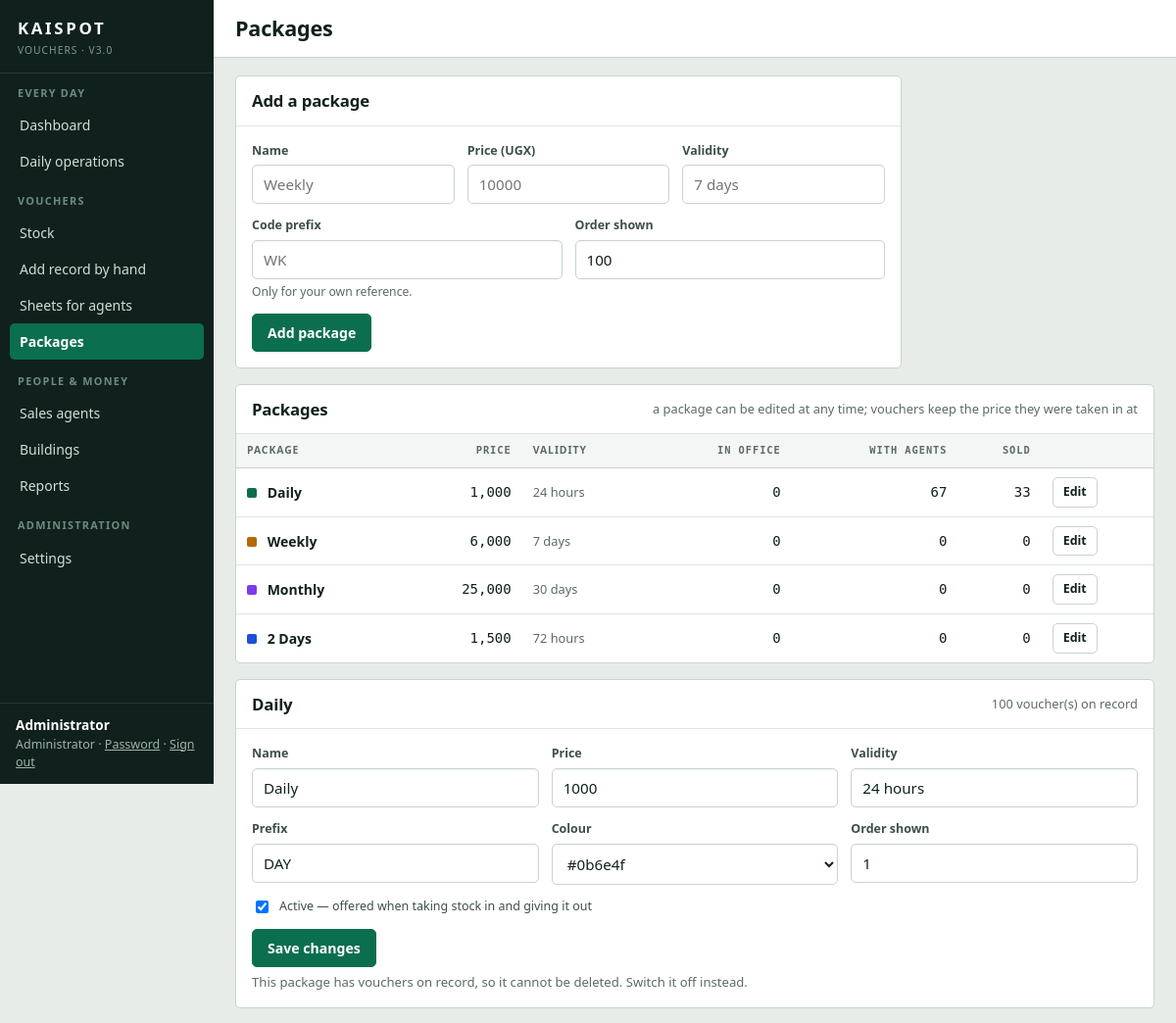
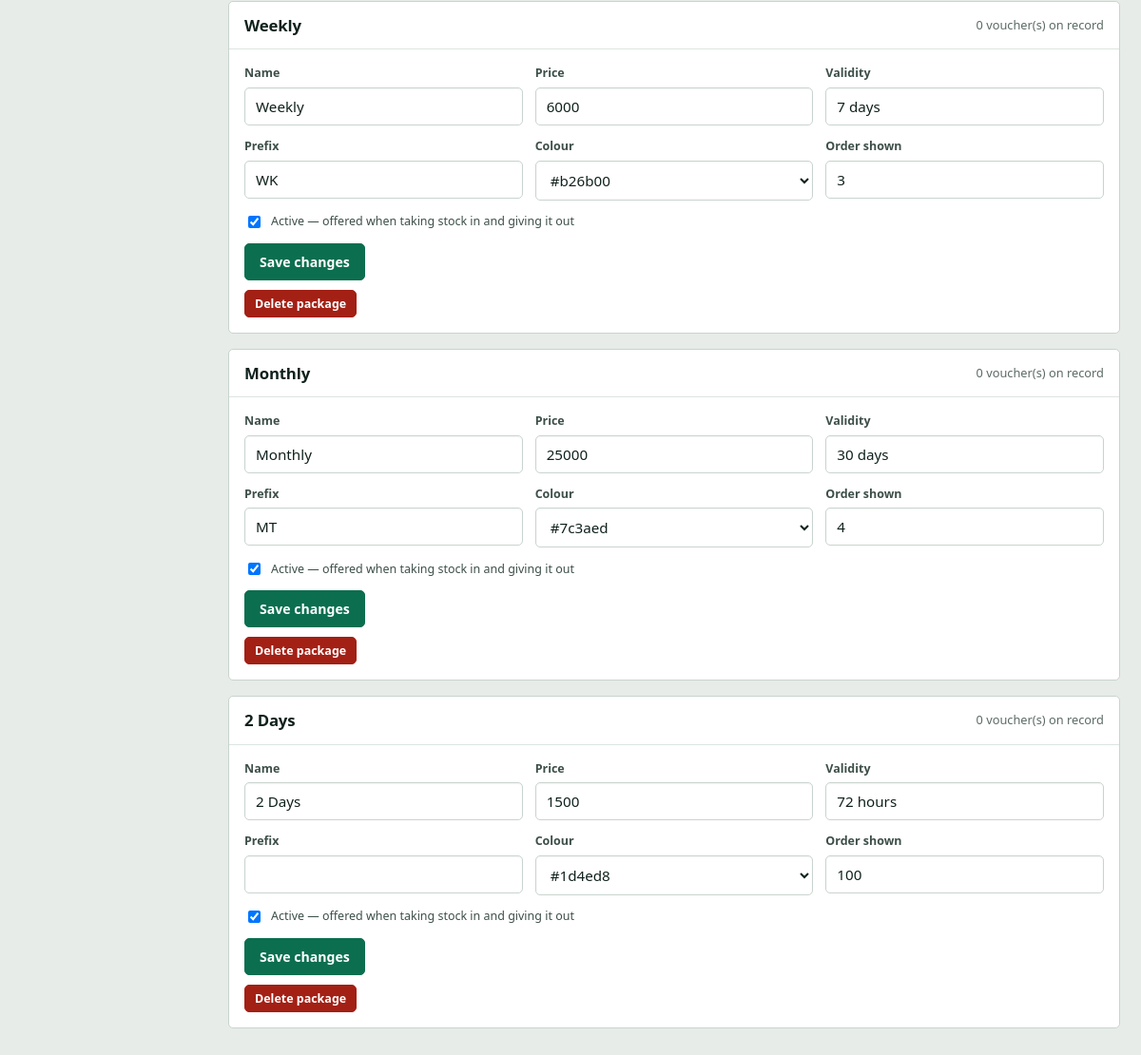
The page /packages/ (signed in) on the database its author committed (2 pictures, top to bottom).
### tables this page shows
CREATE TABLE users (
    id            INTEGER PRIMARY KEY AUTOINCREMENT,
    username      TEXT    NOT NULL UNIQUE COLLATE NOCASE,
    password_hash TEXT    NOT NULL,
    full_name     TEXT    NOT NULL DEFAULT '',
    role          TEXT    NOT NULL DEFAULT 'agent',   -- admin | manager | agent
    agent_id      INTEGER REFERENCES agents(id) ON DELETE CASCADE,
    active        INTEGER NOT NULL DEFAULT 1,
    must_change   INTEGER NOT NULL DEFAULT 0,
    created_at    TEXT    NOT NULL DEFAULT (datetime('now'))
);

CREATE TABLE packages (
    id         INTEGER PRIMARY KEY AUTOINCREMENT,
    name       TEXT    NOT NULL UNIQUE COLLATE NOCASE,
    price      INTEGER NOT NULL CHECK (price > 0),
    validity   TEXT    NOT NULL DEFAULT '',
    prefix     TEXT    NOT NULL DEFAULT '',
    colour     TEXT    NOT NULL DEFAULT '#0b6e4f',
    sort_order INTEGER NOT NULL DEFAULT 100,
    active     INTEGER NOT NULL DEFAULT 1,
    created_at TEXT    NOT NULL DEFAULT (datetime('now'))
, per_page INTEGER NOT NULL DEFAULT 0);

### backend/routes/packages.py (the view, shortened to what this page needs)
@bp.route("/", methods=["GET", "POST"])
@auth.staff_only
def index():
    return render_template("pages/packages.html",
                           packages=package_service.with_stock(),
                           palette=package_service.PALETTE)

### backend/auth.py (called while the page is built)
def current_user():
    if "user" in g:
        return g.user
    user_id = session.get("user_id")
    g.user = None
    if user_id:
        g.user = one("SELECT * FROM users WHERE id = ? AND active = 1", (user_id,))
        if g.user is None:
            session.clear()
    return g.user

def staff_only(view: Callable) -> Callable:
    @functools.wraps(view)
    def wrapped(*args, **kwargs):
        user = current_user()
        if user is None:
            return redirect(url_for("auth.sign_in"))
        if user["role"] not in ("admin", "manager"):
            flash("That area is for office staff.", "error")
            return redirect(home_for(user))
        return view(*args, **kwargs)
    return wrapped

### backend/db.py (called while the page is built)
def connect() -> sqlite3.Connection:
    DATA_DIR.mkdir(parents=True, exist_ok=True)
    conn = sqlite3.connect(DB_PATH, timeout=15, isolation_level=None)
    conn.row_factory = sqlite3.Row
    conn.execute("PRAGMA journal_mode = WAL")
    conn.execute("PRAGMA foreign_keys = ON")
    conn.execute("PRAGMA busy_timeout = 15000")
    conn.execute("PRAGMA synchronous = NORMAL")
    return conn

def get_db() -> sqlite3.Connection:
    if "db" not in g:
        g.db = connect()
    return g.db

def query(sql: str, params: tuple | dict = ()) -> list[sqlite3.Row]:
    return get_db().execute(sql, params).fetchall()

def rows(sql: str, params: tuple | dict = ()) -> list[dict]:
    return [dict(r) for r in query(sql, params)]

def one(sql: str, params: tuple | dict = ()) -> sqlite3.Row | None:
    return get_db().execute(sql, params).fetchone()

### backend/money.py (called while the page is built)
def money(value: int | None) -> str:
    return f"{int(value or 0):,}"

def qty(value: int | None) -> str:
    return f"{int(value or 0):,}"

### backend/services/packages.py (called while the page is built)
def with_stock() -> list[dict]:
    return rows(
        "SELECT p.*, "
        " COALESCE(SUM(v.status = 'office'),0) AS in_office, "
        " COALESCE(SUM(v.status = 'agent'),0)  AS with_agents, "
        " COALESCE(SUM(v.status = 'sold'),0)   AS sold, "
        " COALESCE(SUM(v.status = 'dead'),0)   AS dead, "
        " COUNT(v.id) AS total "
        "FROM packages p LEFT JOIN vouchers v ON v.package_id = p.id "
        "GROUP BY p.id ORDER BY p.sort_order, p.price"
    )

### frontend/templates/pages/packages.html
{% extends "base.html" %}
{% block title %}Packages{% endblock %}
{% block content %}
<div class="card" style="max-width:680px">
  <h2>Add a package</h2>
  <div class="card-body">
    <form method="post">
      <div class="field-row three">
        <div class="field"><label for="name">Name</label>
          <input type="text" id="name" name="name" placeholder="Weekly" required></div>
        <div class="field"><label for="price">Price ({{ currency }})</label>
          <input type="text" inputmode="numeric" id="price" name="price" placeholder="10000" required></div>
        <div class="field"><label for="validity">Validity</label>
          <input type="text" id="validity" name="validity" placeholder="7 days"></div>
      </div>
      <div class="field-row">
        <div class="field"><label for="prefix">Code prefix</label>
          <input type="text" id="prefix" name="prefix" placeholder="WK">
          <div class="hint">Only for your own reference.</div></div>
        <div class="field"><label for="sort_order">Order shown</label>
          <input type="text" inputmode="numeric" id="sort_order" name="sort_order" value="100"></div>
      </div>
      <button type="submit" class="btn">Add package</button>
    </form>
  </div>
</div>
<div class="card">
  <div class="card-head"><h2>Packages</h2><div class="spacer"></div>
    <span class="small muted">a package can be edited at any time; vouchers keep
      the price they were taken in at</span></div>
  <div class="card-body tight">
    {% if packages %}
    <div class="table-scroll">
    <table>
      <thead><tr><th>Package</th><th class="fig">Price</th><th>Validity</th>
                 <th class="fig">In office</th><th class="fig">With agents</th>
                 <th class="fig">Sold</th><th></th></tr></thead>
      <tbody>
      {% for p in packages %}
        <tr>
          <td><span style="display:inline-block;width:10px;height:10px;border-radius:2px;background:{{ p.colour }};margin-right:7px"></span>
              <strong>{{ p.name }}</strong>
              {% if not p.active %}<span class="chip none">Off</span>{% endif %}</td>
          <td class="fig">{{ p.price | money }}</td>
          <td class="small muted">{{ p.validity }}</td>
          <td class="fig">{{ p.in_office | qty }}</td>
          <td class="fig">{{ p.with_agents | qty }}</td>
          <td class="fig">{{ p.sold | qty }}</td>
          <td><a class="btn quiet small" href="#edit-{{ p.id }}">Edit</a></td>
        </tr>
      {% endfor %}
      </tbody>
    </table>
    </div>
    {% else %}<div class="empty"><p>No packages yet.</p></div>{% endif %}
  </div>
</div>
{% for p in packages %}
<div class="card" id="edit-{{ p.id }}">
  <div class="card-head"><h2>{{ p.name }}</h2><div class="spacer"></div>
    <span class="small muted">{{ p.total | qty }} voucher(s) on record</span></div>
  <div class="card-body">
    <form method="post" action="{{ url_for('packages.edit', package_id=p.id) }}">
      <div class="field-row three">
        <div class="field"><label>Name</label>
          <input type="text" name="name" value="{{ p.name }}" required></div>
        <div class="field"><label>Price</label>
          <input type="text" inputmode="numeric" name="price" value="{{ p.price }}" required></div>
        <div class="field"><label>Validity</label>
          <input type="text" name="validity" value="{{ p.validity }}"></div>
      </div>
      <div class="field-row three">
        <div class="field"><label>Prefix</label>
          <input type="text" name="prefix" value="{{ p.prefix }}"></div>
        <div class="field"><label>Colour</label>
          <select name="colour">
            {% for c in palette %}<option value="{{ c }}" {% if p.colour == c %}selected{% endif %}>{{ c }}</option>{% endfor %}
          </select></div>
        <div class="field"><label>Order shown</label>
          <input type="text" inputmode="numeric" name="sort_order" value="{{ p.sort_order }}"></div>
      </div>
      <div class="field"><label class="check">
        <input type="checkbox" name="active" value="1" {% if p.active %}checked{% endif %}>
        Active &mdash; offered when taking stock in and giving it out</label></div>
      <div class="actions">
        <button type="submit" class="btn">Save changes</button>
      </div>
    </form>
    {% if not p.total %}
    <form method="post" action="{{ url_for('packages.delete', package_id=p.id) }}"
          style="margin-top:10px" onsubmit="return confirm('Delete {{ p.name }}?')">
      <button type="submit" class="btn danger small">Delete package</button>
    </form>
    {% else %}
    <p class="sheet-note">This package has vouchers on record, so it cannot be
      deleted. Switch it off instead.</p>
    {% endif %}
  </div>
</div>
{% endfor %}
{% endblock %}

### frontend/templates/base.html (shortened to what this page needs)
<!DOCTYPE html>
<html lang="en">
<head>
<link rel="stylesheet" href="{{ url_for('static', filename='css/kaispot.css') }}">
</head>
<body>
{% set role = user.role if user else 'agent' %}
{% set staff = role in ('admin', 'manager') %}
<div class="shell">
  <aside class="sidebar">
    <div class="brand">
      <div class="brand-mark">KAISPOT</div>
      <div class="brand-sub">Vouchers &middot; v{{ app_version }}</div>
    </div>
    <nav class="nav">
      {% if staff %}
      <div class="nav-group">
        <div class="eyebrow">Every day</div>
        <a href="{{ url_for('dashboard.home') }}" {% if path == '/dashboard' %}class="on"{% endif %}>Dashboard</a>
        <a href="{{ url_for('daily.board') }}" {% if path.startswith('/daily') %}class="on"{% endif %}>Daily operations</a>
      </div>
      <div class="nav-group">
        <div class="eyebrow">Vouchers</div>
        <a href="{{ url_for('stock.index') }}" {% if path == '/stock/' %}class="on"{% endif %}>Stock</a>
        <a href="{{ url_for('stock.manual') }}" {% if path.startswith('/stock/manual') %}class="on"{% endif %}>Add record by hand</a>
        <a href="{{ url_for('stock.sheet_list') }}" {% if path.startswith('/stock/sheets') %}class="on"{% endif %}>Sheets for agents</a>
        <a href="{{ url_for('packages.index') }}" {% if path.startswith('/packages') %}class="on"{% endif %}>Packages</a>
      </div>
      <div class="nav-group">
        <div class="eyebrow">People &amp; money</div>
        <a href="{{ url_for('agents.index') }}" {% if path.startswith('/agents') %}class="on"{% endif %}>Sales agents</a>
        <a href="{{ url_for('buildings.index') }}" {% if path.startswith('/buildings') %}class="on"{% endif %}>Buildings</a>
        <a href="{{ url_for('reports.index') }}" {% if path.startswith('/reports') %}class="on"{% endif %}>Reports</a>
      </div>
      {% if role == 'admin' %}
      <div class="nav-group">
        <div class="eyebrow">Administration</div>
        <a href="{{ url_for('settings.index') }}" {% if path.startswith('/settings') %}class="on"{% endif %}>Settings</a>
      </div>
      {% endif %}
      {% endif %}
    </nav>
    {% if user %}
    <div class="who">
      <strong>{{ user.full_name or user.username }}</strong>
      {{ role_labels.get(user.role, user.role) }} &middot;
      <a href="{{ url_for('auth.password') }}">Password</a> &middot;
      <a href="{{ url_for('auth.sign_out') }}">Sign out</a>
    </div>
    {% endif %}
  </aside>
  <div class="main">
    <header class="topbar">
      <h1>{% block heading %}{{ self.title() }}{% endblock %}</h1>
    </header>
    <main class="content">
      {% block content %}{% endblock %}
    </main>
  </div>
</div>
</body>
</html>

### rows shown on the page
users: full_name "Administrator", get "Administrator"
packages: name "Daily", price "1,000", validity "24 hours", in_office|qty "0", with_agents|qty "67", sold|qty "33", total|qty "100", price "1000", prefix "DAY", colour "#0b6e4f", sort_order "1", active "☑", shows "This package has vouchers on record, so it cannot be deleted. Switch it off instead."
packages: name "Weekly", price "6,000", validity "7 days", in_office|qty "0", with_agents|qty "0", sold|qty "0", total|qty "0", price "6000", prefix "WK", colour "#b26b00", sort_order "3", active "☑"
packages: name "Monthly", price "25,000", validity "30 days", in_office|qty "0", with_agents|qty "0", sold|qty "0", total|qty "0", price "25000", prefix "MT", colour "#7c3aed", sort_order "4", active "☑"
packages: name "2 Days", price "1,500", validity "72 hours", in_office|qty "0", with_agents|qty "0", sold|qty "0", total|qty "0", price "1500", colour "#1d4ed8", sort_order "100", active "☑"

### other values the page prints
{{ app_version }} "3.0"
{{ currency }} "UGX"
